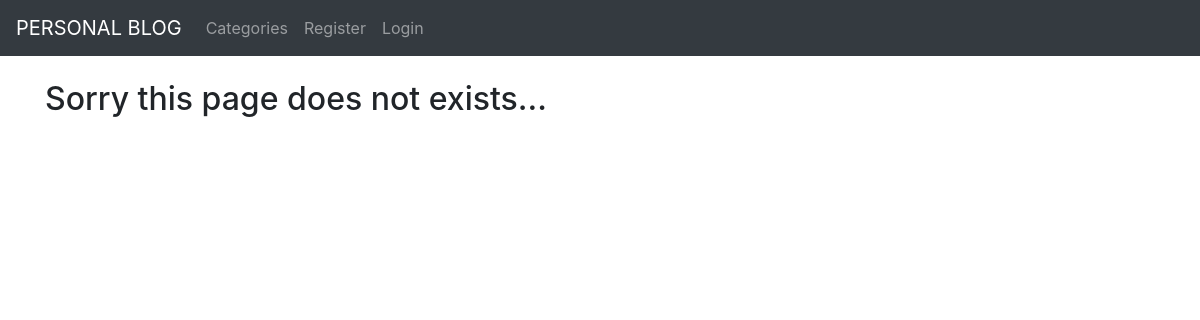
The page /category/sports on the database as committed earlier.
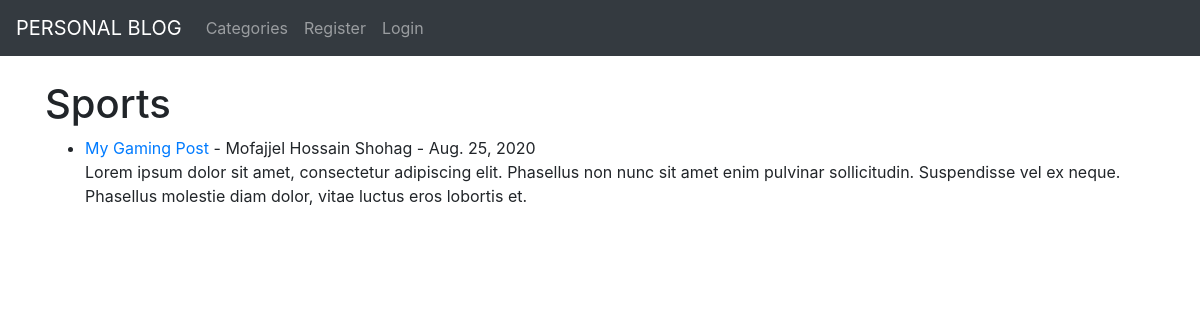
The same page on the database as committed later.
### myblog/models.py (models this page shows, shortened)
class Post(models.Model):
	title = models.CharField(max_length=255)
	title_tag = models.CharField(max_length=255)
	author = models.ForeignKey(User, on_delete=models.CASCADE)
	body = models.TextField()
	post_date = models.DateField(auto_now_add=True)
	category = models.CharField(max_length=255, default = 'coding')

### myblog/views.py (the view)
# urls.py: path('category/<str:cats>', CategoryView, name="category"),
def CategoryView(request, cats):
	category_posts = Post.objects.filter(category=cats.replace('-',' '))
	return render(request, 'myblog/categories.html', {'cats': cats.title().replace('-',' '), 'category_posts':category_posts})

### myblog/templates/myblog/categories.html (shortened to what this page needs)
{% extends 'myblog/base.html' %}
{% block content %}
{% if category_posts %}
<h1>{{ cats }}</h1>
<ul>
	{% for post in category_posts %}
		<li><a href="{% url 'article_details' post.pk %}">{{ post.title }}</a> - {{ post.author.first_name }} {{ post.author.last_name }} - {{ post.post_date }}
			<br>
			{{ post.body|slice:":200"|safe }}</li>
	{% endfor %}
</ul>
{% else %}
<h2>Sorry this page does not exists...</h2>
{% endif %}
{% endblock %}

Rows that differ between the two databases and show on the page:
added Post: category "Sports", title "My Gaming Post", author.first_name "Mofajjel Hossain", author.last_name "Shohag", post_date "Aug. 25, 2020", body "Lorem ipsum dolor sit amet, consectetur adipiscing elit. Phasellus non nunc sit amet enim pulvinar sollicitudin. Suspendisse vel ex neque. Phasellus molestie diam dolor, vitae luctus eros lobortis et."
Other text that changed with them:
text no longer shown: "Sorry this page does not exists..."
